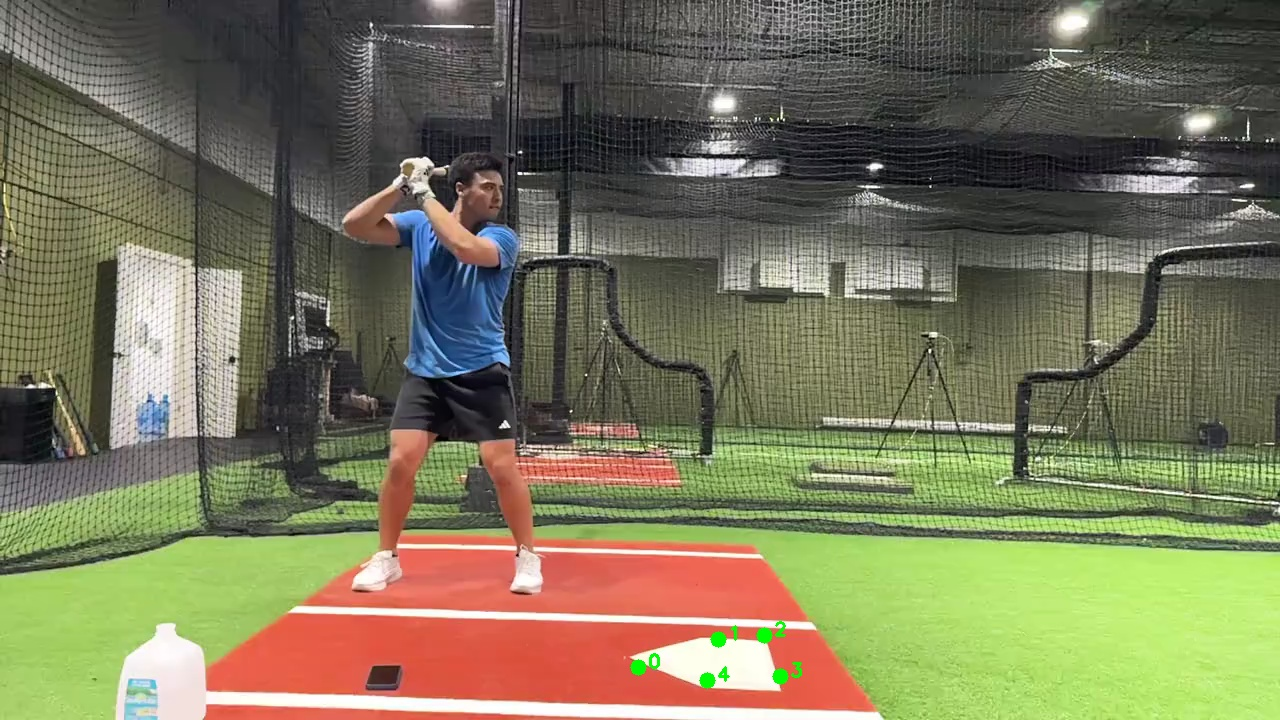
#> input picture video_biomechanics/ml/plate_detector/test_detection.jpg, 1280 x 720 px
$ python -i batters_box_calibrator.py   (imports and definitions only)
#> lines starting #> are read from the running program, lines starting #| are printed output that depends on the picture; after the words box and inside, x2 and y2 are one past the last pixel; in counts of white or black regions, pixels touching at a corner belong together
#> further down, picture is the input picture: shape (720, 1280, 3); mean B, G, R 90.6, 118.8, 121.3
"""
Enhanced calibrator using home plate + batter's box lines for more robust calibration.

From the MLB diagram:
- Home plate: 17" (0.43m) wide
- Gap to batter's box inside edge: 6" (0.15m) on each side
- Batter's box width: 4' (1.22m) each side

For training mats:
- WIDTH is standard (must be for proper training)
- DEPTH may vary from regulation

Coordinate system:
- Origin: center of home plate front edge
- X: positive toward first base (right when facing pitcher)
- Y: up
- Z: positive toward pitcher
"""

import cv2
import numpy as np
from pathlib import Path
from typing import Dict, Optional, Tuple, List
from dataclasses import dataclass, field

# Measurements in meters (from MLB diagram)
PLATE_WIDTH = 0.4318       # 17 inches
PLATE_SIDE_DEPTH = 0.2159  # 8.5 inches (side section)
PLATE_APEX_DEPTH = 0.2159  # 8.5 inches (angled section to apex)
PLATE_TOTAL_DEPTH = PLATE_SIDE_DEPTH + PLATE_APEX_DEPTH  # 17 inches total

BOX_WIDTH = 1.2192         # 4 feet - the key constraint
BOX_GAP = 0.1524           # 6 inches from plate edge

# X-coordinates of batter's box edges (these are KNOWN from diagram)
# Right box (toward first base)
RIGHT_BOX_INSIDE_X = PLATE_WIDTH/2 + BOX_GAP      # 0.368m
RIGHT_BOX_OUTSIDE_X = RIGHT_BOX_INSIDE_X + BOX_WIDTH  # 1.587m

# Left box (toward third base)
LEFT_BOX_INSIDE_X = -PLATE_WIDTH/2 - BOX_GAP      # -0.368m
LEFT_BOX_OUTSIDE_X = LEFT_BOX_INSIDE_X - BOX_WIDTH  # -1.587m

# Home plate corners (5 points) - fully known 3D positions
PLATE_CORNERS_3D = np.array([
    [-PLATE_WIDTH/2, 0, 0],                           # 0: Front left
    [PLATE_WIDTH/2, 0, 0],                            # 1: Front right
    [PLATE_WIDTH/2, 0, -PLATE_SIDE_DEPTH],            # 2: Back right
    [0, 0, -PLATE_TOTAL_DEPTH],                       # 3: Apex (back point)
    [-PLATE_WIDTH/2, 0, -PLATE_SIDE_DEPTH],           # 4: Back left
], dtype=np.float32)


@dataclass
class WhiteLine:
    """A detected white line with its properties."""
    endpoints: np.ndarray  # (2, 2) array of [x, y] pixel coordinates
    center: Tuple[float, float]
    length_px: float
    angle_deg: float

    # [4 lines left out: function is_horizontal, not called in this run]


@dataclass
class DetectionResult:
    """Result of detecting calibration points."""
    plate_corners: Optional[np.ndarray] = None  # (5, 2) or None
    white_lines: List[WhiteLine] = field(default_factory=list)

    # Matched line endpoints with known 3D positions
    line_points_2d: Optional[np.ndarray] = None  # (N, 2)
    line_points_3d: Optional[np.ndarray] = None  # (N, 3)

    # [26 lines left out: functions n_points, get_matched_points, not called in this run]


class BattersBoxCalibrator:
    """
    Camera calibrator using home plate and batter's box lines.

    Detects:
    - Home plate (white pentagon) - 5 corners with known 3D
    - White batter's box lines - uses known WIDTH to establish 3D
    """

    def __init__(self, fov: float = 70.0):
        self.fov = fov
        self.cameras: Dict[str, dict] = {}

    def detect_white_regions(self, image: np.ndarray) -> np.ndarray:
        """Create mask of white regions."""
        hsv = cv2.cvtColor(image, cv2.COLOR_BGR2HSV)
#> hsv: shape (720, 1280, 3); mean H, S, V 44.9, 67.3, 132.2

        # White detection
        lower_white = np.array([0, 0, 180])
        upper_white = np.array([180, 50, 255])
        mask = cv2.inRange(hsv, lower_white, upper_white)
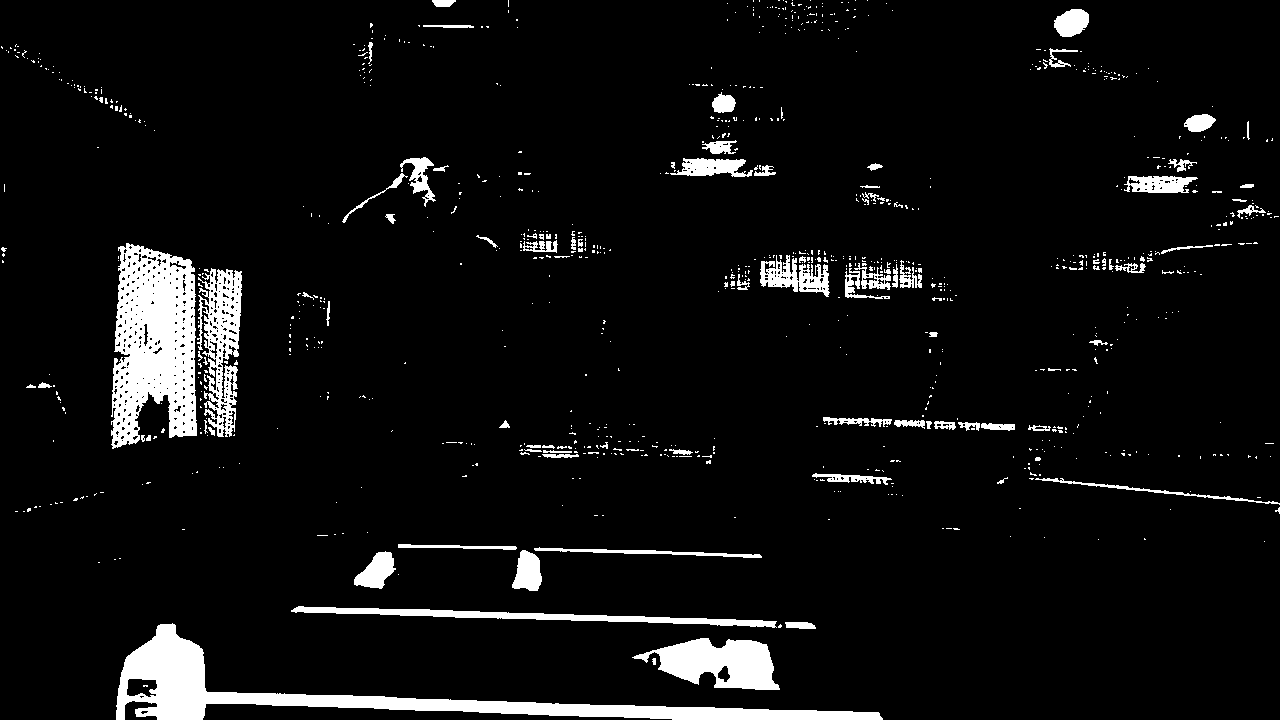
#> mask: shape (720, 1280); 6.2% white; 935 white regions (841 under 20 px), largest, box (x1, y1, x2, y2) and area: (116, 623, 883, 720) 13860, (111, 243, 197, 449) 12754, (632, 638, 780, 690) 4527

        # Clean up
        kernel = cv2.getStructuringElement(cv2.MORPH_ELLIPSE, (3, 3))
        mask = cv2.morphologyEx(mask, cv2.MORPH_CLOSE, kernel)
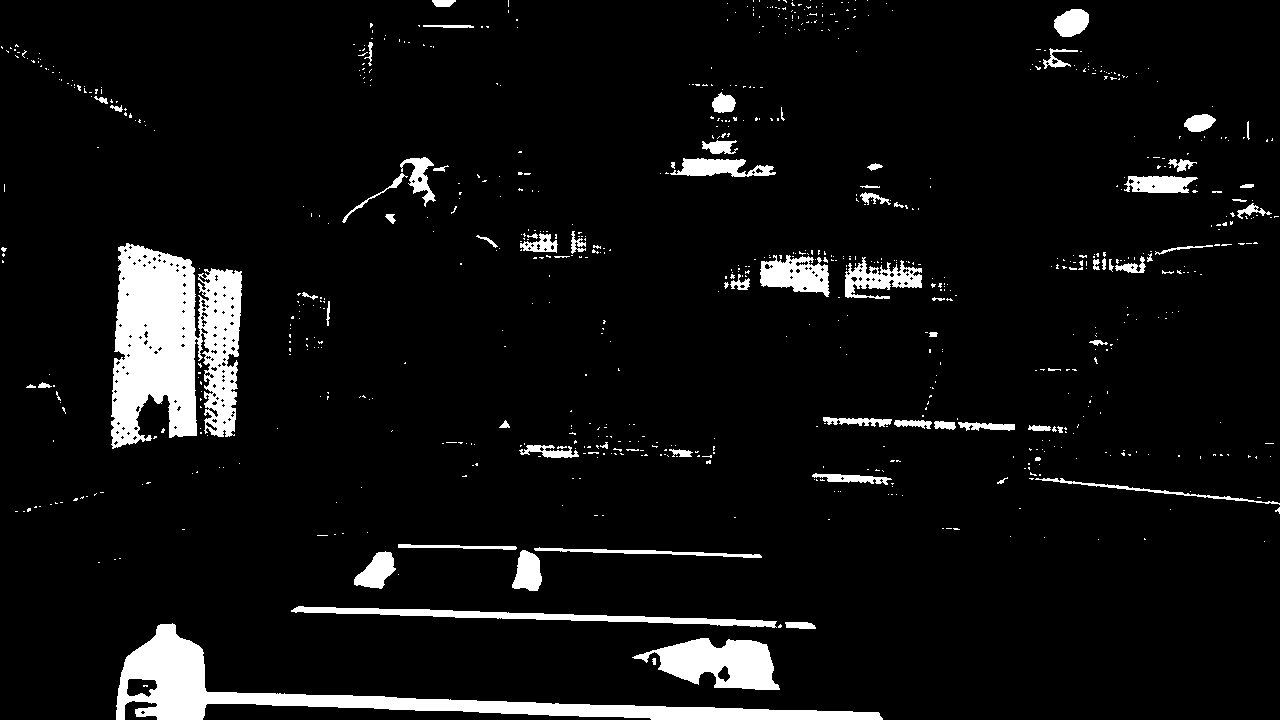
#> mask: shape (720, 1280); 6.6% white; 791 white regions (714 under 20 px), largest, box (x1, y1, x2, y2) and area: (111, 243, 242, 449) 18691, (116, 623, 883, 720) 13908, (632, 638, 780, 690) 4533
        mask = cv2.morphologyEx(mask, cv2.MORPH_OPEN, kernel)
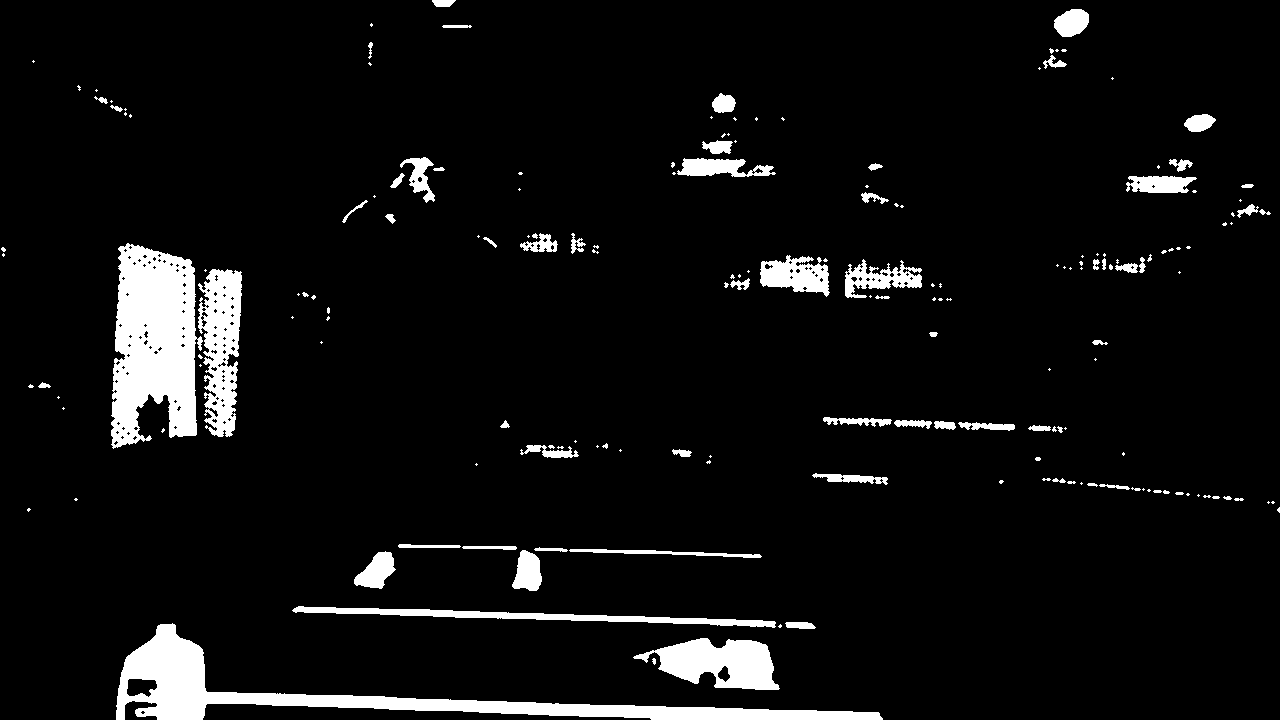
#> mask: shape (720, 1280); 6.2% white; 183 white regions (107 under 20 px), largest, box (x1, y1, x2, y2) and area: (116, 623, 883, 720) 13906, (111, 243, 203, 449) 13577, (198, 269, 242, 437) 4893

        return mask

    def detect_plate_corners(self, image: np.ndarray, mask: np.ndarray = None,
                              x_direction: np.ndarray = None,
                              view_type: str = None) -> Optional[np.ndarray]:
        """Detect home plate pentagon corners, with netting-robust fallback.

        Args:
            image: Input image
            mask: White region mask (optional)
            x_direction: Direction for edge orientation (optional)
            view_type: 'side' or 'back' for view-specific corner ordering
        """
        h, w = image.shape[:2]
        img_center_x = w // 2

        # Try standard detection first
        result = self._detect_plate_standard(image, mask, x_direction, view_type)

        if result is not None:
            # Validate result - plate should be near horizontal center in bottom quarter
            centroid = result.mean(axis=0)
            dist_from_center = abs(centroid[0] - img_center_x)
            in_bottom_quarter = centroid[1] > h * 0.75

            # Accept if near center (within 1/4 of image width) and in bottom
            if dist_from_center < w * 0.25 and in_bottom_quarter:
                return result

        # Fallback: netting-robust detection using red mat reference
        return self._detect_plate_through_netting(image, x_direction, view_type)

    def _detect_plate_standard(self, image: np.ndarray, mask: np.ndarray = None,
                                x_direction: np.ndarray = None,
                                view_type: str = None) -> Optional[np.ndarray]:
        """Standard plate detection for clear views."""
        h, w = image.shape[:2]
        img_center_x = w // 2

        if mask is None:
            mask = self.detect_white_regions(image)

        # Focus on lower 60% of image
        ground_mask = mask.copy()
        ground_mask[:int(h * 0.4), :] = 0

        contours, _ = cv2.findContours(ground_mask, cv2.RETR_EXTERNAL, cv2.CHAIN_APPROX_SIMPLE)

        candidates = []
        for contour in contours:
            area = cv2.contourArea(contour)

            min_area = (w * h) * 0.001
            max_area = (w * h) * 0.1
            if area < min_area or area > max_area:
                continue

            epsilon = 0.02 * cv2.arcLength(contour, True)
            approx = cv2.approxPolyDP(contour, epsilon, True)

            if len(approx) == 5:
                corners = approx.reshape(-1, 2).astype(np.float32)

                rect = cv2.minAreaRect(corners)
                rect_w, rect_h = rect[1]
                if rect_w > 0 and rect_h > 0:
                    aspect = max(rect_w, rect_h) / min(rect_w, rect_h)
                    if aspect > 5:
                        continue

                # Check for black edges (netting artifacts)
                # Sample pixels along edges - real plate edges should not be dark
                hsv_img = cv2.cvtColor(image, cv2.COLOR_BGR2HSV)
                has_black_edge = False
                for i in range(5):
                    p1 = corners[i].astype(int)
                    p2 = corners[(i + 1) % 5].astype(int)
                    mid = ((p1 + p2) // 2)
                    mid = np.clip(mid, [0, 0], [w-1, h-1])
                    v_value = hsv_img[mid[1], mid[0], 2]
                    if v_value < 80:  # Dark pixel = likely netting
                        has_black_edge = True
                        break
                if has_black_edge:
                    continue

                # Check pentagon symmetry - home plate is symmetric about its axis
                # Find the apex (smallest interior angle) and check symmetry
                angles = []
                for i in range(5):
                    p_prev = corners[(i - 1) % 5]
                    p_curr = corners[i]
                    p_next = corners[(i + 1) % 5]
                    v1 = p_prev - p_curr
                    v2 = p_next - p_curr
                    cos_angle = np.dot(v1, v2) / (np.linalg.norm(v1) * np.linalg.norm(v2) + 1e-6)
                    angles.append(np.arccos(np.clip(cos_angle, -1, 1)))
                apex_idx = int(np.argmin(angles))

                # The two sides from apex should be roughly equal length
                apex = corners[apex_idx]
                left_neighbor = corners[(apex_idx - 1) % 5]
                right_neighbor = corners[(apex_idx + 1) % 5]
                left_dist = np.linalg.norm(apex - left_neighbor)
                right_dist = np.linalg.norm(apex - right_neighbor)
                symmetry_ratio = min(left_dist, right_dist) / (max(left_dist, right_dist) + 1e-6)

                # Skip non-symmetric pentagons (ratio < 0.7)
                if symmetry_ratio < 0.7:
                    continue

                # Score: strongly prioritize near horizontal center, in bottom portion
                centroid = corners.mean(axis=0)
                dist_from_center = abs(centroid[0] - img_center_x)
                in_bottom_quarter = centroid[1] > h * 0.75

                # Weight distance much more heavily - plate should be near center
                center_score = 1.0 / (1 + (dist_from_center / 100) ** 2)
                score = area * center_score * symmetry_ratio  # Also favor symmetric pentagons
                if in_bottom_quarter:
                    score *= 2

                candidates.append((score, corners))

        if not candidates:
            return None

        candidates.sort(key=lambda x: x[0], reverse=True)
        return self._order_pentagon_corners(candidates[0][1], x_direction, view_type)

    def _detect_plate_through_netting(self, image: np.ndarray,
                                       x_direction: np.ndarray = None,
                                       view_type: str = None) -> Optional[np.ndarray]:
        """Detect plate through netting using red mat as reference."""
        h, w = image.shape[:2]
        hsv = cv2.cvtColor(image, cv2.COLOR_BGR2HSV)

        # Find red mat
        lower_red1 = np.array([0, 50, 50])
        upper_red1 = np.array([10, 255, 255])
        lower_red2 = np.array([160, 50, 50])
        upper_red2 = np.array([180, 255, 255])
        red_mask = cv2.inRange(hsv, lower_red1, upper_red1) | cv2.inRange(hsv, lower_red2, upper_red2)

        kernel = cv2.getStructuringElement(cv2.MORPH_RECT, (15, 15))
        red_mask = cv2.morphologyEx(red_mask, cv2.MORPH_CLOSE, kernel)

        contours, _ = cv2.findContours(red_mask, cv2.RETR_EXTERNAL, cv2.CHAIN_APPROX_SIMPLE)
        if not contours:
            return None

        mat_contour = max(contours, key=cv2.contourArea)
        mat_rect = cv2.boundingRect(mat_contour)
        mat_center_x = mat_rect[0] + mat_rect[2] // 2

        # White detection - more permissive to see through netting
        lower_white = np.array([0, 0, 130])
        upper_white = np.array([180, 70, 255])
        white_mask = cv2.inRange(hsv, lower_white, upper_white)

        # Focus on mat area
        mat_mask = np.zeros_like(white_mask)
        cv2.drawContours(mat_mask, [mat_contour], -1, 255, -1)
        white_in_mat = white_mask & mat_mask

        # Large closing to bridge gaps caused by netting
        close_kernel = cv2.getStructuringElement(cv2.MORPH_ELLIPSE, (30, 30))
        white_closed = cv2.morphologyEx(white_in_mat, cv2.MORPH_CLOSE, close_kernel)
        white_closed = cv2.morphologyEx(white_closed, cv2.MORPH_OPEN,
                                        cv2.getStructuringElement(cv2.MORPH_ELLIPSE, (5, 5)))

        contours, _ = cv2.findContours(white_closed, cv2.RETR_EXTERNAL, cv2.CHAIN_APPROX_SIMPLE)

        # Find best pentagon - should be near horizontal center in bottom quarter
        best_plate = None
        best_score = -1
        img_center_x = w // 2

        for cnt in contours:
            area = cv2.contourArea(cnt)
            if area < 300 or area > 15000:  # Filter out merged blobs
                continue

            hull = cv2.convexHull(cnt)
            rect = cv2.boundingRect(hull)
            cx = rect[0] + rect[2] // 2
            cy = rect[1] + rect[3] // 2

            # Must be in bottom quarter of image
            if cy < h * 0.75:
                continue

            # Distance from horizontal center of image (not mat)
            dist_from_center = abs(cx - img_center_x)

            for eps in [0.02, 0.03, 0.04, 0.05]:
                approx = cv2.approxPolyDP(hull, eps * cv2.arcLength(hull, True), True)
                if len(approx) == 5:
                    # Score: strongly favor near center
                    center_score = 1.0 / (1 + (dist_from_center / 100) ** 2)
                    score = area * center_score

                    if score > best_score:
                        best_score = score
                        best_plate = approx.reshape(-1, 2).astype(np.float32)
                    break

        if best_plate is not None:
            return self._order_pentagon_corners(best_plate, x_direction, view_type)

        return None

    def detect_white_lines(
        self,
        image: np.ndarray,
        mask: np.ndarray = None,
        min_length: int = 50
    ) -> List[WhiteLine]:
        """Detect white lines (potential batter's box edges)."""
#> called with min_length = 50
        h, w = image.shape[:2]
#> (the rest of the program and of its run is left out)
